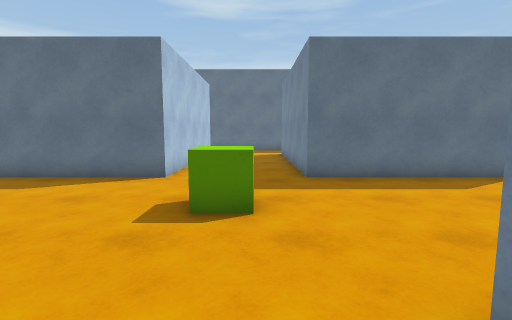
[1] (above)

18 first-person views from a walk through a Unity game level. The camera is 1.3 m above the floor, tilts 6° down and sees 85° across. The floor is counted in squares, 1 m on a side. Each view is taken from the middle of a square. On the plan, view 1 faces up. The plan holds only what a view shows up to about 13 squares ahead; the rest is blank. The place goes on beyond the plan.

[2]
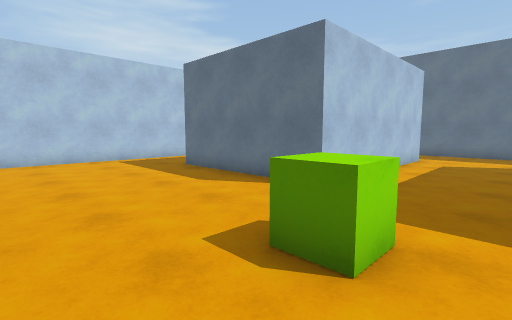

[3]
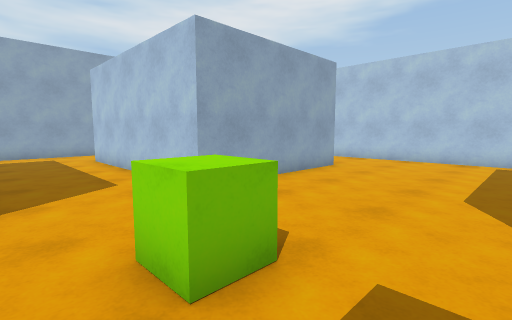

[4]
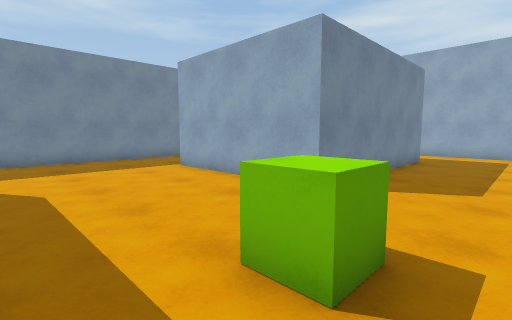

[5]
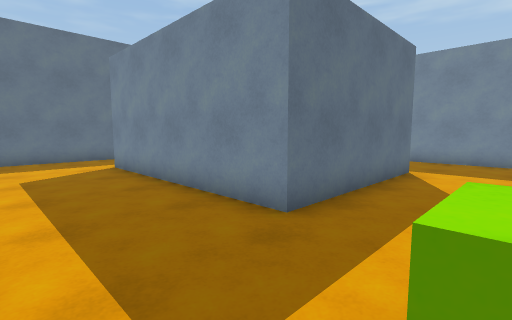

[6]
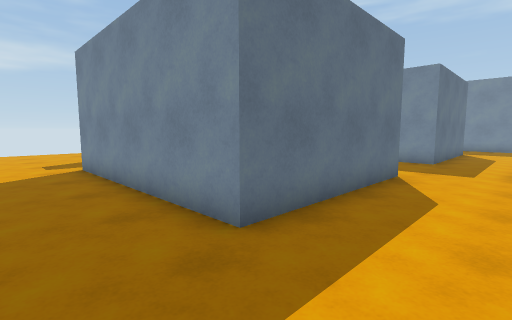

[7]
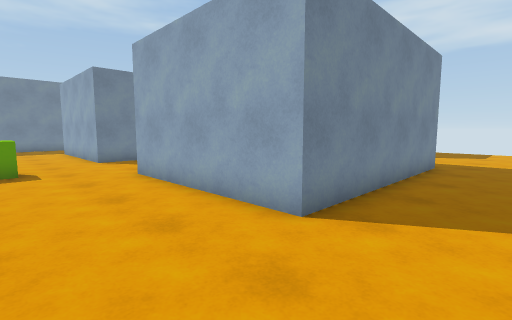

[8]
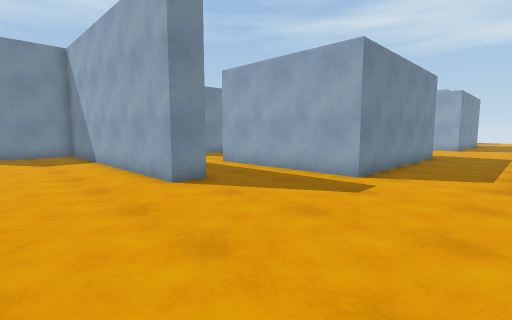

[9]
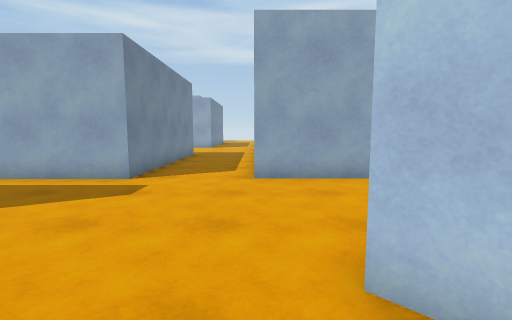

[10]
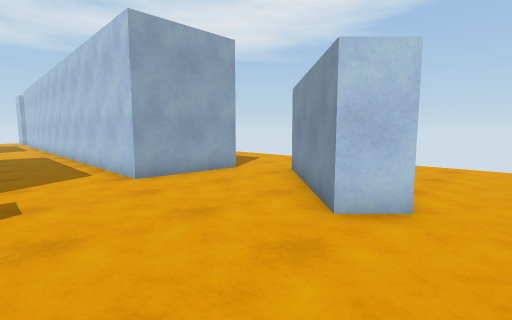

[11]
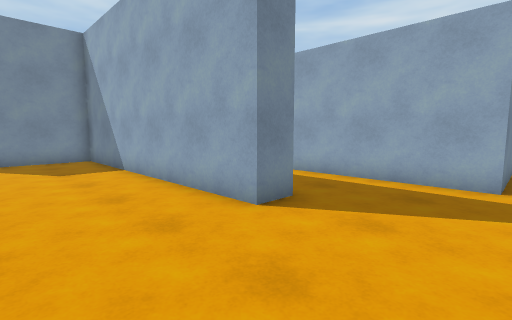

[12]
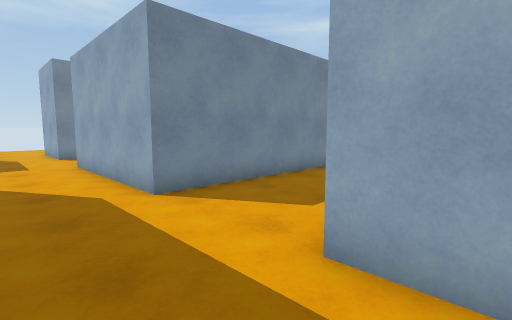

[13]
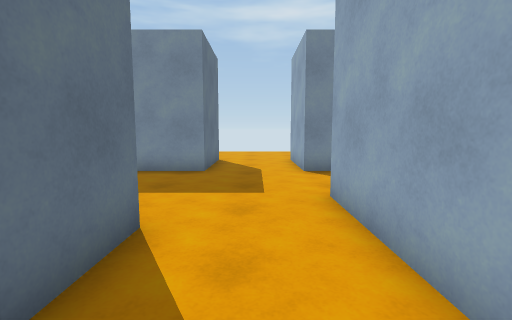

[14]
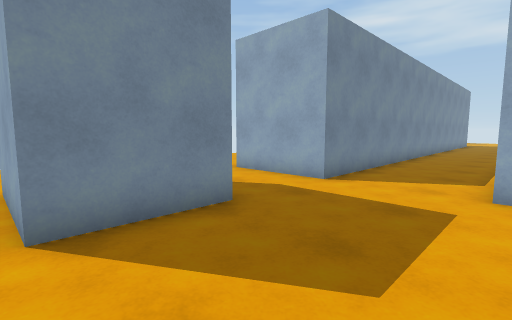

[15]
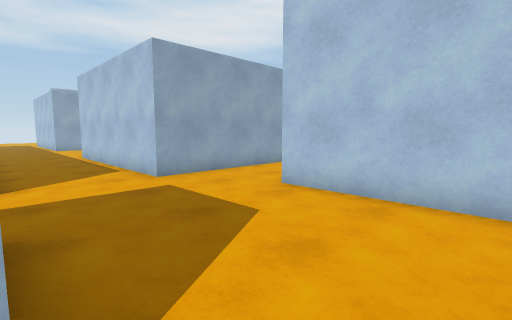

[16]
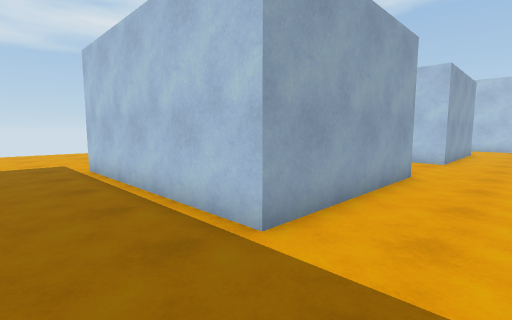

[17]
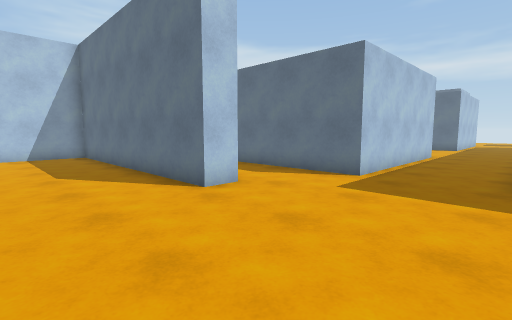

[18]
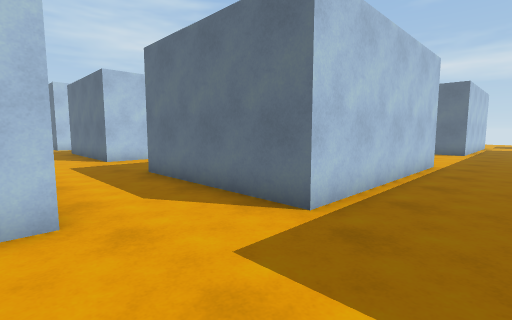

### Floor plan
Points are (right, up) in squares from view 1. A wall is a line through its corners. A room is listed if a view was taken in it or the views show most of it. See-through windows are left out.
Room 1 (views 1, 2, 3, 4, 5, 6, 7, 8, 9, 10, 11, 12, 13, 14, 15, 16, 17, 18)
walls: (-2.5, 7.7) (-8.6, 7.7) (-8.6, 15.5) (-2.5, 15.5) (-2.5, 7.7); (1.4, 1.6) (7.5, 1.6) (7.5, -6.2) (1.4, -6.2) (1.4, 1.6); (7.5, 7.7) (1.4, 7.7) (1.4, 15.5) (7.5, 15.5) (7.5, 8); (11, 1.4) (11, 15.5) (12.5, 15.5); (-8.6, -6.2) (-8.6, 1.6) (-2.5, 1.6) (-2.5, -6.2) (-4.8, -6.2); (-5.6, 18.5) (-5.6, 19.6) (4.4, 19.6) (4.4, 22.5); (-1.4, -9.3) (0.4, -9.3); (5.7, -9.3) (5.7, -10.3) (-3.9, -10.3); (-4.3, -10.8) (-4.3, -13.4); (-14.5, 15.5) (-12, 15.5) (-12, 1.4); (5.7, 22.9) (5.7, 18.6) (-1.5, 18.6); (12.5, 18.6) (11, 18.6) (11, 21.7) (12.5, 21.7); (-13.8, 21.8) (-12.9, 20.8) (-14.5, 19.2)
objects: other object (-1, 5) to (0, 5)

Where each view was taken, in squares from view 1:
view 1: 0 up, 0 right, facing up
view 2: 2 up, 1 right, facing up-left
view 3: 7 up, 1 right, facing down-left
view 4: 7 up, 2 left, facing down-right
view 5: 5 up, 2 left, facing up-right
view 6: 5 up, 11 left, facing up-right
view 7: 5 up, 11 left, facing down-right
view 8: 23 up, 12 left, facing down-right
view 9: 23 up, 12 left, facing down
view 10: 23 up, 9 left, facing down-left
view 11: 23 up, 9 left, facing down-right
view 12: 18 up, 4 left, facing down-right
view 13: 17 up, 2 right, facing right
view 14: 22 up, 7 right, facing down-right
view 15: 23 up, 11 right, facing down-left
view 16: 4 up, 10 right, facing down-left
view 17: 14 down, 11 right, facing up-left
view 18: 10 down, 10 right, facing up-left
